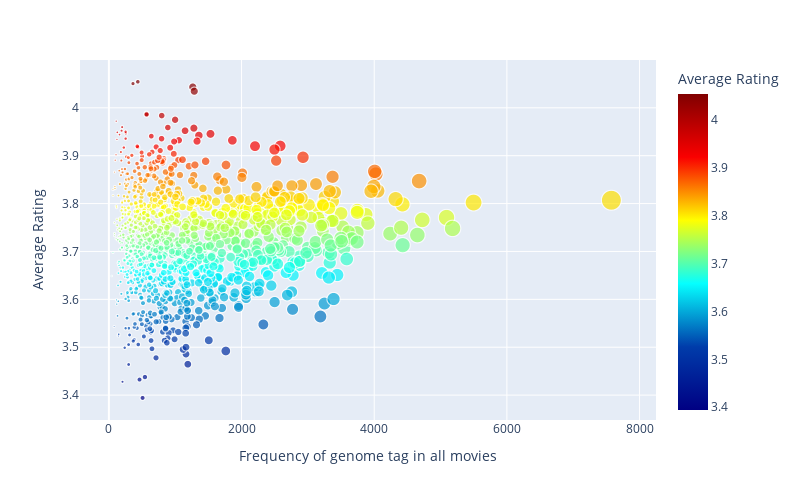

Notebook code cell kept with this figure:
### Code cell
#creating the figure "Genome Tag average Rating" graph
fig = px.scatter(genome_rating, y = "avg_rating", x = "relevance_sum", size = "relevance_sum", color = "avg_rating", color_continuous_scale=px.colors.sequential.Jet,hover_data=["genome_tag"], labels = {"avg_rating" : "Average Rating",
                                                                                                                                                                                                          "relevance_sum" : "Frequency of genome tag in all movies"})
fig.update_layout(height = 500, width=800)
fig.show()
def genome_graph(genome):
    df = df_movie_genomescores.loc[df_movie_genomescores["genome_tag"] == genome].sort_values(["inv_relevance"], ascending = False)
    #df["quantile"] = pd.qcut(df["inv_relevance"], q=4, labels = ["low", "medium", "high", "highest"], duplicates = "drop")
    return df
cf = genome_graph("chick flick")
scifi = genome_graph("scifi")
og = genome_graph("original")
brute = genome_graph("brutality")

fig, ax = plt.subplots(figsize=(8,4))
sns.kdeplot(cf["inv_relevance"], label = "chick flick", fill = True, color = "#bf7172")
sns.kdeplot(og["inv_relevance"], label = "original", fill = True, color = "#f6e24a")
sns.kdeplot(scifi["inv_relevance"], label = "scifi", fill = True, color = "#455eb4")
sns.kdeplot(brute["inv_relevance"], label = "brutality", fill = True, color = "#b1f991")
ax.set(xlabel = "Relevance value")
plt.legend()
plt.show()

### Figure 1 — Plotly figure (JSON) as saved in the notebook; plotly's stock layout.template omitted (floating-point values rounded to 4 significant figures; data arrays with more than 128 entries replaced by an {"elided": "..."} marker saying what was removed)
{"data": [{"customdata": {"elided": "1128x1 str values"}, "hovertemplate": "Frequency of genome tag in all movies=%{marker.size}<br>Average Rating=%{marker.color}<br>genome_tag=%{customdata[0]}<extra></extra>", "legendgroup": "", "marker": {"color": {"elided": "1128 float values"}, "coloraxis": "coloraxis", "size": {"elided": "1128 float values"}, "sizemode": "area", "sizeref": 18.94, "symbol": "circle"}, "mode": "markers", "name": "", "showlegend": false, "type": "scattergl", "x": {"elided": "1128 float values"}, "xaxis": "x", "y": {"elided": "1128 float values"}, "yaxis": "y"}], "layout": {"coloraxis": {"colorbar": {"title": {"text": "Average Rating"}}, "colorscale": [[0, "rgb(0,0,131)"], [0.2, "rgb(0,60,170)"], [0.4, "rgb(5,255,255)"], [0.6, "rgb(255,255,0)"], [0.8, "rgb(250,0,0)"], [1, "rgb(128,0,0)"]]}, "height": 500, "legend": {"itemsizing": "constant", "tracegroupgap": 0}, "margin": {"t": 60}, "width": 800, "xaxis": {"anchor": "y", "autorange": true, "domain": [0, 1], "range": [-436.0, 8251.0], "title": {"text": "Frequency of genome tag in all movies"}, "type": "linear"}, "yaxis": {"anchor": "x", "autorange": true, "domain": [0, 1], "range": [3.348, 4.1], "title": {"text": "Average Rating"}, "type": "linear"}}}
